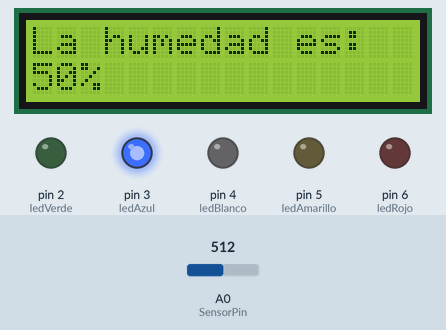
Recording of a sketch running on a simulated Arduino Uno, built with avr-gcc and run on an emulated ATmega328P. Shown: 16×2 character LCD, output pins drawn as LEDs (lit = HIGH). The inputs (shaded band) are chosen by the test bench; at power-on: A0 (SensorPin) = 512. What the sketch prints to the serial monitor is not drawn.

Above: at 1.2 s.
1.3 s: A0 (SensorPin) set to 919
At 2.7 s:
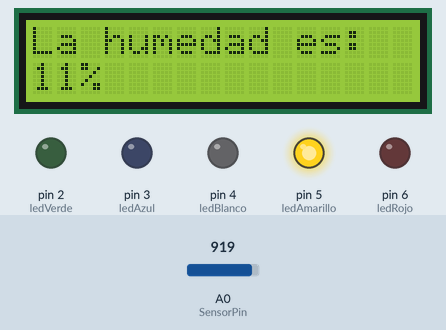
3.6 s: A0 (SensorPin) set to 945
At 5.3 s:
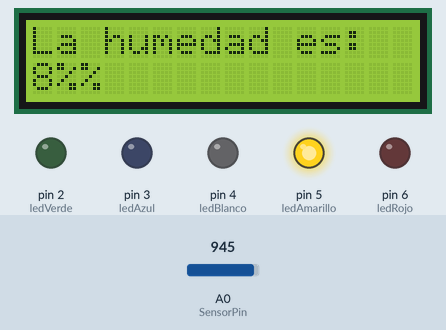
5.6 s: A0 (SensorPin) set to 1010
At 7.2 s:
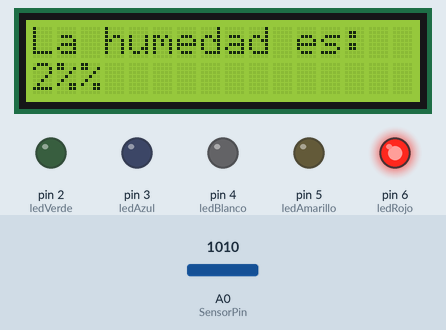
7.7 s: A0 (SensorPin) set to 790
At 8.9 s:
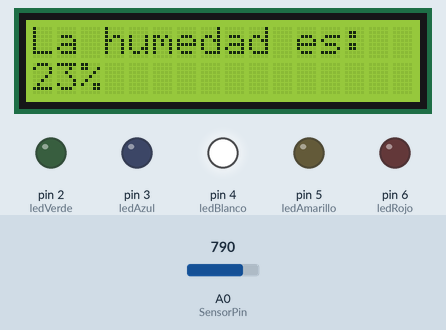
9.7 s: A0 (SensorPin) set to 390
At 10.7 s:
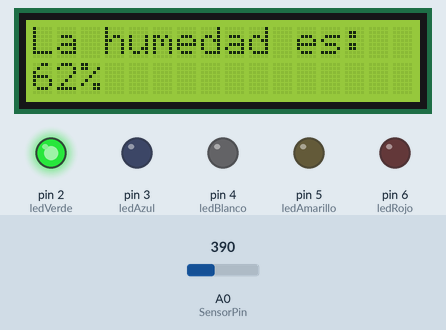
Timing chart, 0 to 12.7 s (numbered marks = the images above; inputs shaded):
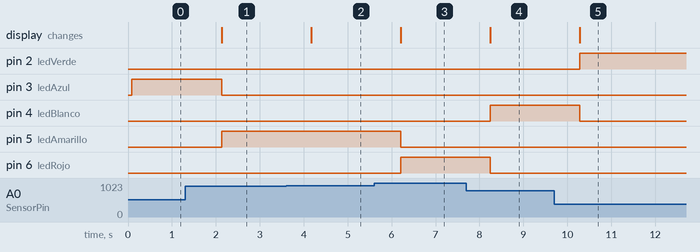

The sketch:

sketch_oct13a.ino
```cpp
#include <LiquidCrystal_I2C.h>

LiquidCrystal_I2C lcd(0x27, 16, 2);

int ledRojo = 6; // Está Seco
int ledAmarillo = 5; // Menos Seco
int ledBlanco = 4; // Un Poco Humedo
int ledAzul = 3; // Más Humedo
int ledVerde = 2; // En Agua
int SensorPin = A0; // Pin Análogo

// Valores del Sensor
int valorMinimoSensor = 0;
int valorMaximoSensor = 1023;
int valorMinimoMapeado = 100;
int valorMaximoMapeado = 0;

// Caracter Personalizado (Gota de Agua)
byte waterDrop[] = {
  B00000,
  B00000,
  B00100,
  B01110,
  B11111,
  B11111,
  B11111,
  B01110
};

void setup() {
  Serial.begin(9600);
  pinMode(ledRojo, OUTPUT);
  pinMode(ledAmarillo, OUTPUT);
  pinMode(ledBlanco, OUTPUT);
  pinMode(ledAzul, OUTPUT);
  pinMode(ledVerde, OUTPUT);

  lcd.init();
  lcd.backlight();
  lcd.createChar(0, waterDrop);
}

// Esta funcion muestra la humedad en la pantalla LCD
void mostrarHumedadLCD(int valor) {
  lcd.setCursor(0, 0);
  lcd.print("La humedad es:");
  lcd.setCursor(0, 1);
  lcd.print(valor);
  lcd.print("%");
  lcd.setCursor(4, 1);
  lcd.write(waterDrop);
}

//
void mostrarHumedadSerial(int valor) {
  Serial.print("La humedad es: ");
  Serial.print(valor);
  Serial.println("%");
}

void controlarLEDS(int humedad) {
  digitalWrite(ledRojo, LOW);
  digitalWrite(ledAmarillo, LOW);
  digitalWrite(ledBlanco, LOW);
  digitalWrite(ledAzul, LOW);
  digitalWrite(ledVerde, LOW);

  // Encender el LED correspondiente al nivel de humedad
  if (humedad >= 1000) {
    Serial.println(">>El sensor está desconectado o está seco");
    digitalWrite(ledRojo, HIGH); // Enciende el LED rojo
  } else if (humedad < 1000 && humedad >= 800) {
    Serial.println(">>El suelo está menos seco");
    digitalWrite(ledAmarillo, HIGH); // Enciende el LED amarillo
  } else if (humedad < 800 && humedad >= 600) {
    Serial.println(">>El suelo está un poco húmedo");
    digitalWrite(ledBlanco, HIGH); // Enciende el LED blanco
  } else if (humedad < 600 && humedad >= 400) {
    Serial.println(">>El suelo está húmedo");
    digitalWrite(ledAzul, HIGH); // Enciende el LED azul
  } else if (humedad < 400) {
    Serial.println(">>El sensor está en agua");
    digitalWrite(ledVerde, HIGH); // Enciende el LED verde
  }
}

void loop() {
  int humedad = analogRead(SensorPin); // Leer el valor de humedad del pin A0 de Arduino
  int valorMapeado = map(humedad, valorMinimoSensor, valorMaximoSensor, valorMinimoMapeado, valorMaximoMapeado); // Mapea el valor de humedad a un porcentaje

  Serial.print("Valor mapeado: ");
  Serial.println(valorMapeado);

  mostrarHumedadSerial(valorMapeado);
  mostrarHumedadLCD(valorMapeado);
  controlarLEDS(humedad);
  delay(1000);
}
```

Measured:
- the behaviour switches between 930 and 931 on A0 (SensorPin) (found by bisection; images 1 and 2)
- after the input at 1.3 s, pin 3 (ledAzul): HIGH → LOW after 0.83 s; pin 5 (ledAmarillo): LOW → HIGH after 0.83 s; the display: changes after 0.83 s (image 1)
- after the input at 3.6 s, the display: changes after 0.57 s (image 2)
- after the input at 5.6 s, pin 5 (ledAmarillo): HIGH → LOW after 0.60 s; pin 6 (ledRojo): LOW → HIGH after 0.60 s; the display: changes after 0.60 s (image 3)
- after the input at 7.7 s, pin 4 (ledBlanco): LOW → HIGH after 0.54 s; pin 6 (ledRojo): HIGH → LOW after 0.54 s; the display: changes after 0.54 s (image 4)
- after the input at 9.7 s, pin 2 (ledVerde): LOW → HIGH after 0.58 s; pin 4 (ledBlanco): HIGH → LOW after 0.58 s; the display: changes after 0.58 s (image 5)
